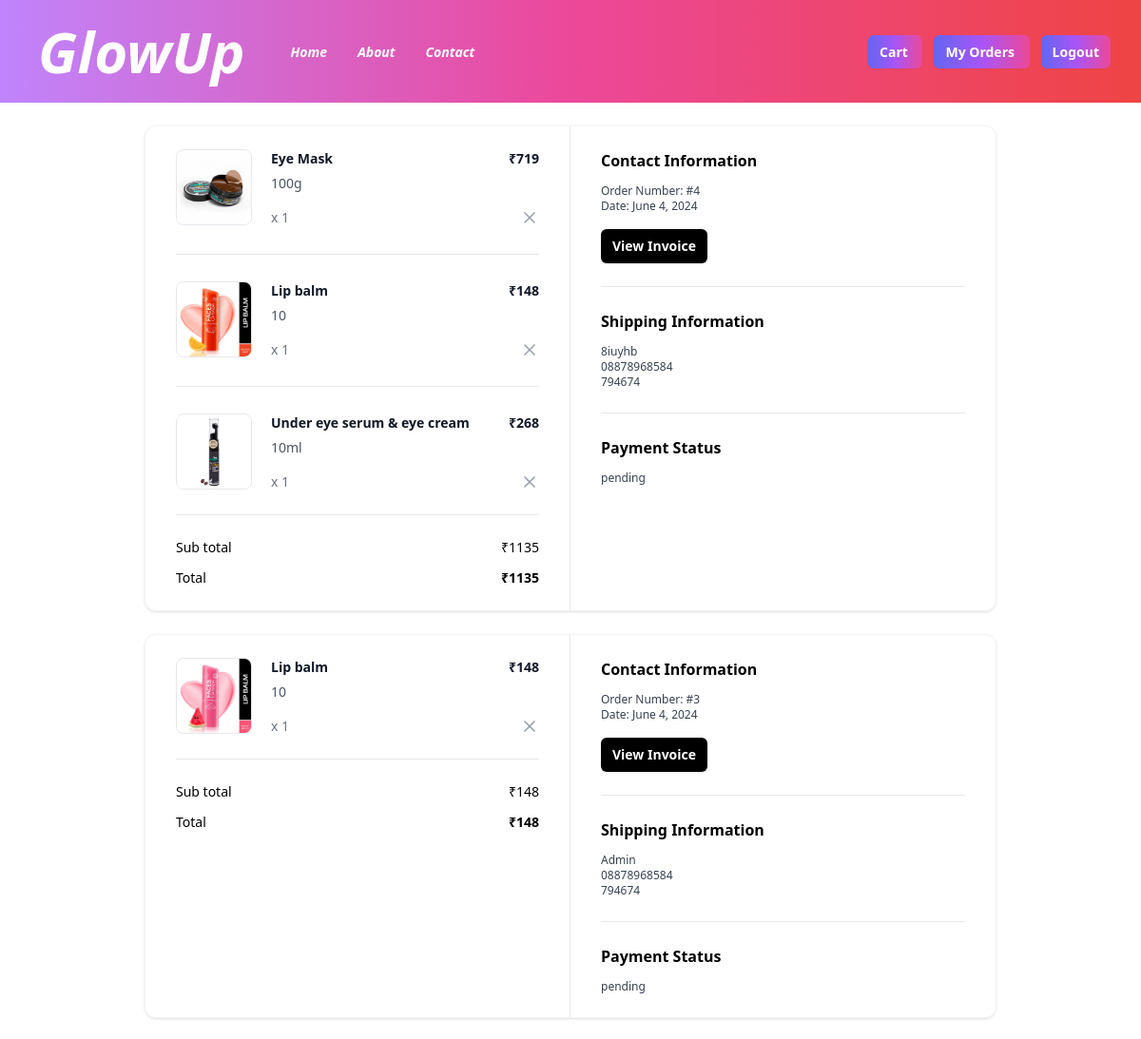
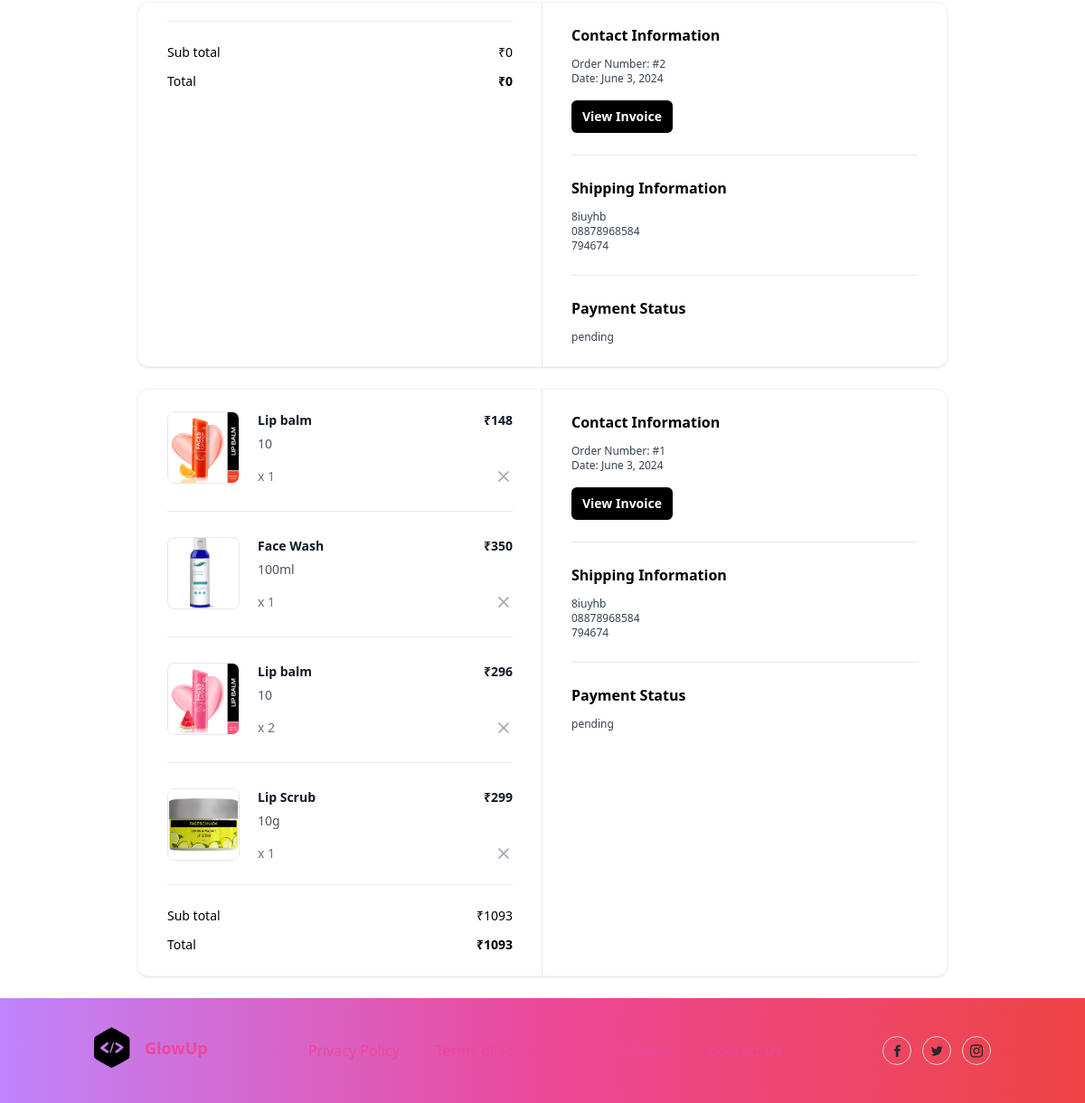
/order/summery/ (signed in), run on the app's committed database (2 pictures, top to bottom).
### skincare/models.py (models this page shows, shortened)
class BasketItem(models.Model):
    basket_object = models.ForeignKey(Basket, on_delete=models.CASCADE,related_name="cartitems")
    product_object = models.ForeignKey(Product, on_delete=models.CASCADE)
    size_object = models.ForeignKey(Size, on_delete=models.CASCADE)
    quantity = models.PositiveIntegerField(default=1)
    created_date = models.DateTimeField(auto_now_add=True) #resourse create cheyyunna timeil auto_now_add work cheyyum
    updated_date = models.DateTimeField(auto_now=True) #oro thavana update cheyyumpol auto_now record cheyyum
    is_active = models.BooleanField(default=True)
    is_order_placed=models.BooleanField(default=False) #item orderil poyittundo enn ariyan boolean
    @property
    def total_amount(self):
        return self.product_object.price * self.quantity

class Product(models.Model):
    title = models.CharField(max_length=200)
    description = models.TextField(null=True, blank=True) #formil descrption feild empty aayittu submit cheyyan blank koduthu ,null-databasenu vendi aanu
    size_object = models.ManyToManyField(Size)
    category_object = models.ForeignKey(Category, on_delete=models.CASCADE) #randu table refresnce ullathu kondu ondelete
    brand_object = models.ForeignKey(Brand, on_delete=models.CASCADE)
    image = models.ImageField(upload_to='product_images', null=True, blank=True, default='product_images/default.jpg') #null=true db null value edukkum formil empty value submitcheyyan vendi aanu blank true koduthekkunne
    price = models.PositiveIntegerField()
    tag_object=models.ManyToManyField(Tag)
    created_date = models.DateTimeField(auto_now_add=True)
    updated_date = models.DateTimeField(auto_now=True)
    is_active = models.BooleanField(default=True)

class Size(models.Model):
    name = models.CharField(max_length=100, unique=True)
    created_date = models.DateTimeField(auto_now_add=True)
    updated_date = models.DateTimeField(auto_now=True)
    is_active = models.BooleanField(default=True)
    def __str__(self):
        return self.name

class Order(models.Model):
    user_object = models.ForeignKey(
                                        User,
                                        on_delete=models.CASCADE,
                                        related_name='myorders'
                                    )
    basket_item_objects = models.ManyToManyField(BasketItem) #onnil athikam object ullathu kond manyto many feild
    delivery_address = models.CharField(max_length=250)
    phone = models.CharField(max_length=12)
    pin=models.CharField(max_length=10,null=True)
    email = models.CharField(max_length=100)
    pay_options = (
        ('online', 'online'),
        ('cod', 'cod')
    )
    payment_mode = models.CharField(
                                        max_length=100,
                                        choices=pay_options,
                                        default='cod'
                                    )
    order_id = models.CharField(max_length=200, null=True)
    is_paid = models.BooleanField(default=False)
    order_status = (
        ('order_confirmed', 'Order confirmed'),
        ('dispatched', 'Dispatched'),
        ('in_transit', 'In transit'),
        ('delivered', 'Delivered'),
        ('cancelled', 'Cancelled'),
    )
    status = models.CharField(
                                max_length=200,
                                choices=order_status,
                                default='order_confirmed'
                            )
    created_date = models.DateTimeField(auto_now_add=True)
    updated_date = models.DateTimeField(auto_now=True)
    is_active = models.BooleanField(default=True)
    @property
    def sub_total(self):
        basket_items=self.basket_item_objects.all()
        total=0
        if basket_items:
            for bi in basket_items:
                total+=bi.total_amount
        return total

### skincare/views.py (the view)
# urls.py: path('order/summery/',views.OrderSummeryView.as_view(),name="order-summery")
class OrderSummeryView(View):
    def get(self,request,*args,**kwargs):
        qs=Order.objects.filter(user_object=request.user).order_by("-created_date")
        return render(request,"order_summery.html",{"data":qs})

### skincare/templates/order_summery.html (shortened to what this page needs)
{%extends 'base.html'%}
{%block main_block%}
{%for order in data%}
<div class="mx-auto my-4 max-w-4xl md:my-6">
    <div class="overflow-hidden rounded-xl border border-gray-100 shadow">
      <div class="grid grid-cols-1 md:grid-cols-2">
        <div class="px-5 py-6 md:border-r md:border-r-gray-200 md:px-8">
          <div class="flow-root">
            <ul class="-my-7 divide-y divide-gray-200">
              {%for bi in order.basket_item_objects.all%}
              <li class="flex items-stretch justify-between space-x-5 py-7">
                <div class="flex flex-1 items-stretch">
                  <div class="flex-shrink-0">
                    <img
                      class="h-20 w-20 rounded-lg border border-gray-200 object-contain"
                      src="{{bi.product_object.image.url}}"
                      alt="https://static.nike.com/a/images/c_limit,w_592,f_auto/t_product_v1/54a510de-a406-41b2-8d62-7f8c587c9a7e/air-force-1-07-lv8-shoes-9KwrSk.png"
                    />
                  </div>
                  <div class="ml-5 flex flex-col justify-between">
                    <div class="flex-1">
                      <p class="text-sm font-bold text-gray-900">
                      {{bi.product_object.title}}
                      </p>
                      <p class="mt-1.5 text-sm font-medium text-gray-600">
                        {{bi.size_object}}
                      </p>
                    </div>
                    <p class="mt-4 text-sm font-medium text-gray-500">x {{bi.quantity}}</p>
                  </div>
                </div>
                <div class="ml-auto flex flex-col items-end justify-between">
                  <p class="text-right text-sm font-bold text-gray-900">
                    ₹{{bi.total_amount}}
                  </p>
                  <button
                    type="button"
                    class="-m-2 inline-flex rounded p-2 text-gray-400 transition-all duration-200 hover:text-gray-900 focus:outline-none focus:ring-2 focus:ring-gray-900 focus:ring-offset-2"
                  >
                    <svg
                      xmlns="http://www.w3.org/2000/svg"
                      width="24"
                      height="24"
                      viewBox="0 0 24 24"
                      fill="none"
                      stroke="currentColor"
                      stroke-width="2"
                      stroke-linecap="round"
                      stroke-linejoin="round"
                      class="h-5 w-5"
                    >
                      <line x1="18" y1="6" x2="6" y2="18"></line>
                      <line x1="6" y1="6" x2="18" y2="18"></line>
                    </svg>
                  </button>
                </div>
              </li>
              {%endfor%}
            </ul>
            <hr class="mt-6 border-gray-200" />
            <ul class="mt-6 space-y-3">
              <li class="flex items-center justify-between">
                <p class="text-sm font-medium">Sub total</p>
                <p class="text-sm font-medium">₹{{order.sub_total}}</p>
              </li>
              <li class="flex items-center justify-between">
                <p class="text-sm font-medium ">Total</p>
                <p class="text-sm font-bold ">₹{{order.sub_total}}</p>
              </li>
            </ul>
          </div>
        </div>
        <div class="px-5 py-6 md:px-8">
          <div class="flow-root">
            <div class="-my-6 divide-y divide-gray-200">
              <div class="py-6">
                <h2 class="text-base font-bold text-black">
                  Contact Information
                </h2>
                <p class="fontmedium mt-3 text-xs text-gray-700">
                  Order Number: #{{order.id}}
                </p>
                <p class="text-xs font-medium text-gray-700">
                  Date: {{order.created_date|date}}
                </p>
                <button
                  type="button"
                  class="mt-4 rounded-md bg-black px-3 py-2 text-sm font-semibold text-white shadow-sm hover:bg-black/80 focus-visible:outline focus-visible:outline-2 focus-visible:outline-offset-2 focus-visible:outline-black"
                >
                  View Invoice
                </button>
              </div>
              <div class="py-6">
                <h2 class="mb-2 text-base font-bold text-black">
                  Shipping Information
                </h2>
                <p class="mt-3 text-xs font-medium text-gray-700">{{order.delivery_address}}</p>
                <p class="text-xs font-medium text-gray-700">
                  {{order.phone}}
                </p>
                <p class="text-xs font-medium text-gray-700">{{order.pin}}</p>
              </div>
              <div class="py-6">
                <h2 class="text-base font-bold text-black">
                  Payment Status
                </h2>
                <p class="mt-3 text-xs font-medium text-gray-700">
                {%if order.is_paid%}
                    completed
                {%else%}
                    pending
                {%endif%}
                </p>
              </div>
            </div>
          </div>
        </div>
      </div>
    </div>
  </div>
{%endfor%}
{%endblock%}

### data on the page
Order: sub_total "1135", id "4", created_date "June 4, 2024", delivery_address "8iuyhb", phone "08878968584", pin "794674", is_paid "pending"
BasketItem: product_object.image (picture), product_object "Eye Mask", size_object "100g", quantity "1", total_amount "719"
BasketItem: product_object.image (picture), product_object "Lip balm", size_object "10", quantity "1", total_amount "148"
BasketItem: product_object.image (picture), product_object "Under eye serum & eye cream", size_object "10ml", quantity "1", total_amount "268"
Order: sub_total "148", id "3", created_date "June 4, 2024", delivery_address "Admin", phone "08878968584", pin "794674", is_paid "pending"
BasketItem: product_object.image (picture), product_object "Lip balm", size_object "10", quantity "1", total_amount "148"
Order: sub_total "0", id "2", created_date "June 3, 2024", delivery_address "8iuyhb", phone "08878968584", pin "794674", is_paid "pending"
Order: sub_total "1093", id "1", created_date "June 3, 2024", delivery_address "8iuyhb", phone "08878968584", pin "794674", is_paid "pending"
BasketItem: product_object.image (picture), product_object "Lip balm", size_object "10", quantity "1", total_amount "148"
BasketItem: product_object.image (picture), product_object "Face Wash", size_object "100ml", quantity "1", total_amount "350"
BasketItem: product_object.image (picture), product_object "Lip balm", size_object "10", quantity "2", total_amount "296"
BasketItem: product_object.image (picture), product_object "Lip Scrub", size_object "10g", quantity "1", total_amount "299"
